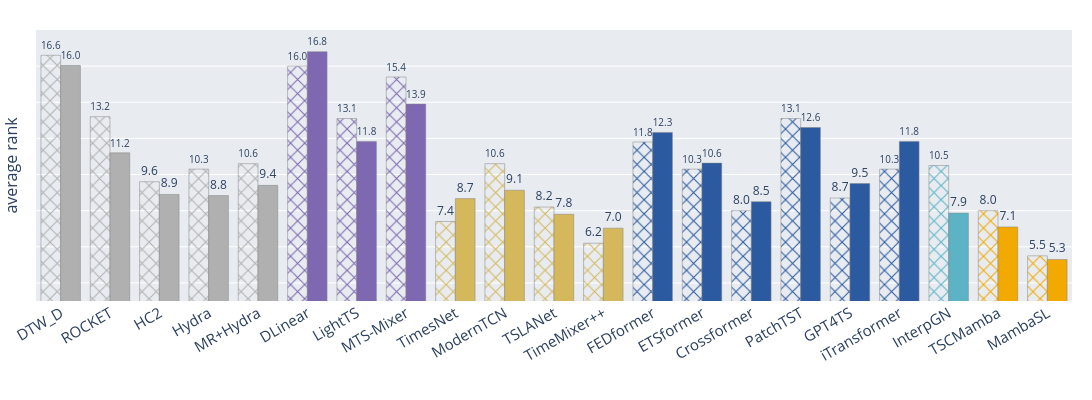

Notebook cell for this chart:
### Code cell
# 색상 매핑
color_map = {
    "Non-DL": "#B0B0B0",            # 회색
    "MLP-based": "#7D68B1",           # 오렌지
    "CNN-based": "#D5B85B",          # 스카이 블루
    "Transformer-based": "#2C5AA0",  # 다크 블루
    "Shaplet+CNN": "#5BB3C5",        # 노랑
    # "Mamba-based": "#AC6168",          # 청록
    "Mamba-based": "#F2A900",        # 노랑
    # "Ours": "#F2A900",        # 노랑
}


# 메달 이모지
medals = ["🥇", "🥈", "🥉"]


fig = px.bar(df_rank_pivot, x='model', y='rank', 
             pattern_shape='ranktype',
             pattern_shape_sequence=['x', ''],
             text='rank',
             text_auto='.2f',
             category_orders={'model': df_rank_pivot['model'].unique(), 'ranktype': ['10 dataset', 'all dataset', ]},
             custom_data=['categories'],
             )

fig.update_traces(
    marker=dict(line_color="grey", pattern_fillmode="replace"),
    marker_color=df_rank_pivot['categories'].iloc[::2].map(color_map),
    texttemplate='%{text:.1f}',
    textposition='outside',
    hovertemplate='<b>%{x}</b><br>Category: %{customdata[0]}<br>rankuracy: %{y:.6f}<extra></extra>',
)
# update names
fig.for_each_trace(
    lambda t: t.update(name=t.name.replace('10 dataset', '10 dataset\n(EC-UW)').replace('all dataset', 'all dataset')) 
    if t.name in ['10 dataset', 'all dataset'] else t
)


# add medal emojis to the top of the bars
top3 = df_rank_pivot[(df_rank_pivot['ranktype'] == 'all dataset')].nsmallest(3, 'rank')
for i, (j, row) in enumerate(top3.iterrows()):
    # find x position of the bar
    x_pos = df_rank_pivot[df_rank_pivot['model'] == row['model']].index[0] // 2
    fig.add_annotation(
        x=x_pos + 0.2,
        y=row['rank'] + 1.7,  # Adjust the y position to place the emoji above the bar
        text=medals[i],
        showarrow=False,
        font=dict(size=20, family="Noto Color Emoji"),  # Adjust the size of the emoji
        align='center',
        bgcolor='rgba(0,0,0,0)',  # Transparent background
    )

top3_10 = df_rank_pivot[(df_rank_pivot['ranktype'] == '10 dataset')].nsmallest(3, 'rank')
for i, (j, row) in enumerate(top3_10.iterrows()):
    # find x position of the bar
    x_pos = df_rank_pivot[df_rank_pivot['model'] == row['model']].index[0] // 2
    fig.add_annotation(
        x=x_pos - 0.2,
        y=row['rank'] + 1.7,  # Adjust the y position to place the emoji above the bar
        text=medals[i],
        showarrow=False,
        font=dict(size=20, family="Noto Color Emoji"),  # Adjust the size of the emoji
        align='center',
        bgcolor='rgba(0,0,0,0)',  # Transparent background
    )






fig.update_layout(
    # template="plotly_white",
    paper_bgcolor='rgba(0,0,0,0)',  # 투명 배경
    plot_bgcolor="#E8ECF1",  # 연한 회색 배경
    height=400,
    width=1200,
    barmode='group',
    bargap=0.2,  # 바 간격 조절
    bargroupgap=0.0,  # 그룹 간격 조절
    # title_text="Classification Performance of TSC Models",
    margin=dict(l=20, r=20, t=30, b=10),
    title_x=0.5,  # center the title
    title_font=dict(size=16),
    yaxis_title="average rank",
    # legend=dict(
    #     title_text="Categories",
    #     title_font=dict(size=14),
    #     font=dict(size=12)
    # ),
    showlegend=False
)
fig.update_xaxes(
    title_text="",
    tickangle=-30,
    tickfont=dict(size=15)
)
fig.update_yaxes(showticklabels=False, range=[3, 18],
                 title_font=dict(size=16))  # y축 범위 설정
fig.show()

# # save the figure
# write_image(fig, f'figures_tmp/barplot (rank).pdf', scale=2, format='pdf', width=1200, height=400)

### Figure 1 — Plotly figure (JSON) as saved in the notebook; plotly's stock layout.template omitted (floating-point values rounded to 4 significant figures)
{"data": [{"customdata": [["Non-DL"], ["Non-DL"], ["Non-DL"], ["Non-DL"], ["Non-DL"], ["MLP-based"], ["MLP-based"], ["MLP-based"], ["CNN-based"], ["CNN-based"], ["CNN-based"], ["CNN-based"], ["Transformer-based"], ["Transformer-based"], ["Transformer-based"], ["Transformer-based"], ["Transformer-based"], ["Transformer-based"], ["Shaplet+CNN"], ["Mamba-based"], ["Mamba-based"]], "hovertemplate": "<b>%{x}</b><br>Category: %{customdata[0]}<br>rankuracy: %{y:.6f}<extra></extra>", "legendgroup": "10 dataset", "marker": {"color": ["#B0B0B0", "#B0B0B0", "#B0B0B0", "#B0B0B0", "#B0B0B0", "#7D68B1", "#7D68B1", "#7D68B1", "#D5B85B", "#D5B85B", "#D5B85B", "#D5B85B", "#2C5AA0", "#2C5AA0", "#2C5AA0", "#2C5AA0", "#2C5AA0", "#2C5AA0", "#5BB3C5", "#F2A900", "#F2A900"], "line": {"color": "grey"}, "pattern": {"fillmode": "replace", "shape": "x"}}, "name": "10 dataset\n(EC-UW)", "orientation": "v", "showlegend": true, "text": [16.6, 13.2, 9.6, 10.3, 10.6, 16.0, 13.1, 15.4, 7.4, 10.6, 8.2, 6.2, 11.8, 10.3, 8.0, 13.1, 8.7, 10.3, 10.5, 8.0, 5.5], "textposition": "outside", "texttemplate": "%{text:.1f}", "type": "bar", "x": ["DTW_D", "ROCKET", "HC2", "Hydra", "MR+Hydra", "DLinear", "LightTS", "MTS-Mixer", "TimesNet", "ModernTCN", "TSLANet", "TimeMixer++", "FEDformer", "ETSformer", "Crossformer", "PatchTST", "GPT4TS", "iTransformer", "InterpGN", "TSCMamba", "MambaSL"], "xaxis": "x", "y": [16.6, 13.2, 9.6, 10.3, 10.6, 16.0, 13.1, 15.4, 7.4, 10.6, 8.2, 6.2, 11.8, 10.3, 8.0, 13.1, 8.7, 10.3, 10.5, 8.0, 5.5], "yaxis": "y"}, {"customdata": [["Non-DL"], ["Non-DL"], ["Non-DL"], ["Non-DL"], ["Non-DL"], ["MLP-based"], ["MLP-based"], ["MLP-based"], ["CNN-based"], ["CNN-based"], ["CNN-based"], ["CNN-based"], ["Transformer-based"], ["Transformer-based"], ["Transformer-based"], ["Transformer-based"], ["Transformer-based"], ["Transformer-based"], ["Shaplet+CNN"], ["Mamba-based"], ["Mamba-based"]], "hovertemplate": "<b>%{x}</b><br>Category: %{customdata[0]}<br>rankuracy: %{y:.6f}<extra></extra>", "legendgroup": "all dataset", "marker": {"color": ["#B0B0B0", "#B0B0B0", "#B0B0B0", "#B0B0B0", "#B0B0B0", "#7D68B1", "#7D68B1", "#7D68B1", "#D5B85B", "#D5B85B", "#D5B85B", "#D5B85B", "#2C5AA0", "#2C5AA0", "#2C5AA0", "#2C5AA0", "#2C5AA0", "#2C5AA0", "#5BB3C5", "#F2A900", "#F2A900"], "line": {"color": "grey"}, "pattern": {"fillmode": "replace", "shape": ""}}, "name": "all dataset", "orientation": "v", "showlegend": true, "text": [16.03, 11.2, 8.9, 8.833, 9.4, 16.8, 11.83, 13.9, 8.667, 9.133, 7.8, 7.033, 12.33, 10.63, 8.5, 12.6, 9.5, 11.83, 7.867, 7.1, 5.3], "textposition": "outside", "texttemplate": "%{text:.1f}", "type": "bar", "x": ["DTW_D", "ROCKET", "HC2", "Hydra", "MR+Hydra", "DLinear", "LightTS", "MTS-Mixer", "TimesNet", "ModernTCN", "TSLANet", "TimeMixer++", "FEDformer", "ETSformer", "Crossformer", "PatchTST", "GPT4TS", "iTransformer", "InterpGN", "TSCMamba", "MambaSL"], "xaxis": "x", "y": [16.03, 11.2, 8.9, 8.833, 9.4, 16.8, 11.83, 13.9, 8.667, 9.133, 7.8, 7.033, 12.33, 10.63, 8.5, 12.6, 9.5, 11.83, 7.867, 7.1, 5.3], "yaxis": "y"}], "layout": {"annotations": [{"align": "center", "bgcolor": "rgba(0,0,0,0)", "font": {"family": "Noto Color Emoji", "size": 20}, "showarrow": false, "text": "🥇", "x": 20.2, "y": 7}, {"align": "center", "bgcolor": "rgba(0,0,0,0)", "font": {"family": "Noto Color Emoji", "size": 20}, "showarrow": false, "text": "🥈", "x": 11.2, "y": 8.733}, {"align": "center", "bgcolor": "rgba(0,0,0,0)", "font": {"family": "Noto Color Emoji", "size": 20}, "showarrow": false, "text": "🥉", "x": 19.2, "y": 8.8}, {"align": "center", "bgcolor": "rgba(0,0,0,0)", "font": {"family": "Noto Color Emoji", "size": 20}, "showarrow": false, "text": "🥇", "x": 19.8, "y": 7.2}, {"align": "center", "bgcolor": "rgba(0,0,0,0)", "font": {"family": "Noto Color Emoji", "size": 20}, "showarrow": false, "text": "🥈", "x": 10.8, "y": 7.9}, {"align": "center", "bgcolor": "rgba(0,0,0,0)", "font": {"family": "Noto Color Emoji", "size": 20}, "showarrow": false, "text": "🥉", "x": 7.8, "y": 9.1}], "bargap": 0.2, "bargroupgap": 0, "barmode": "group", "height": 400, "legend": {"title": {"text": "ranktype"}, "tracegroupgap": 0}, "margin": {"b": 10, "l": 20, "r": 20, "t": 30}, "paper_bgcolor": "rgba(0,0,0,0)", "plot_bgcolor": "#E8ECF1", "showlegend": false, "title": {"font": {"size": 16}, "x": 0.5}, "width": 1200, "xaxis": {"anchor": "y", "categoryarray": ["DTW_D", "ROCKET", "HC2", "Hydra", "MR+Hydra", "DLinear", "LightTS", "MTS-Mixer", "TimesNet", "ModernTCN", "TSLANet", "TimeMixer++", "FEDformer", "ETSformer", "Crossformer", "PatchTST", "GPT4TS", "iTransformer", "InterpGN", "TSCMamba", "MambaSL"], "categoryorder": "array", "domain": [0, 1], "tickangle": -30, "tickfont": {"size": 15}, "title": {"text": ""}}, "yaxis": {"anchor": "x", "domain": [0, 1], "range": [3, 18], "showticklabels": false, "title": {"font": {"size": 16}, "text": "average rank"}}}}
